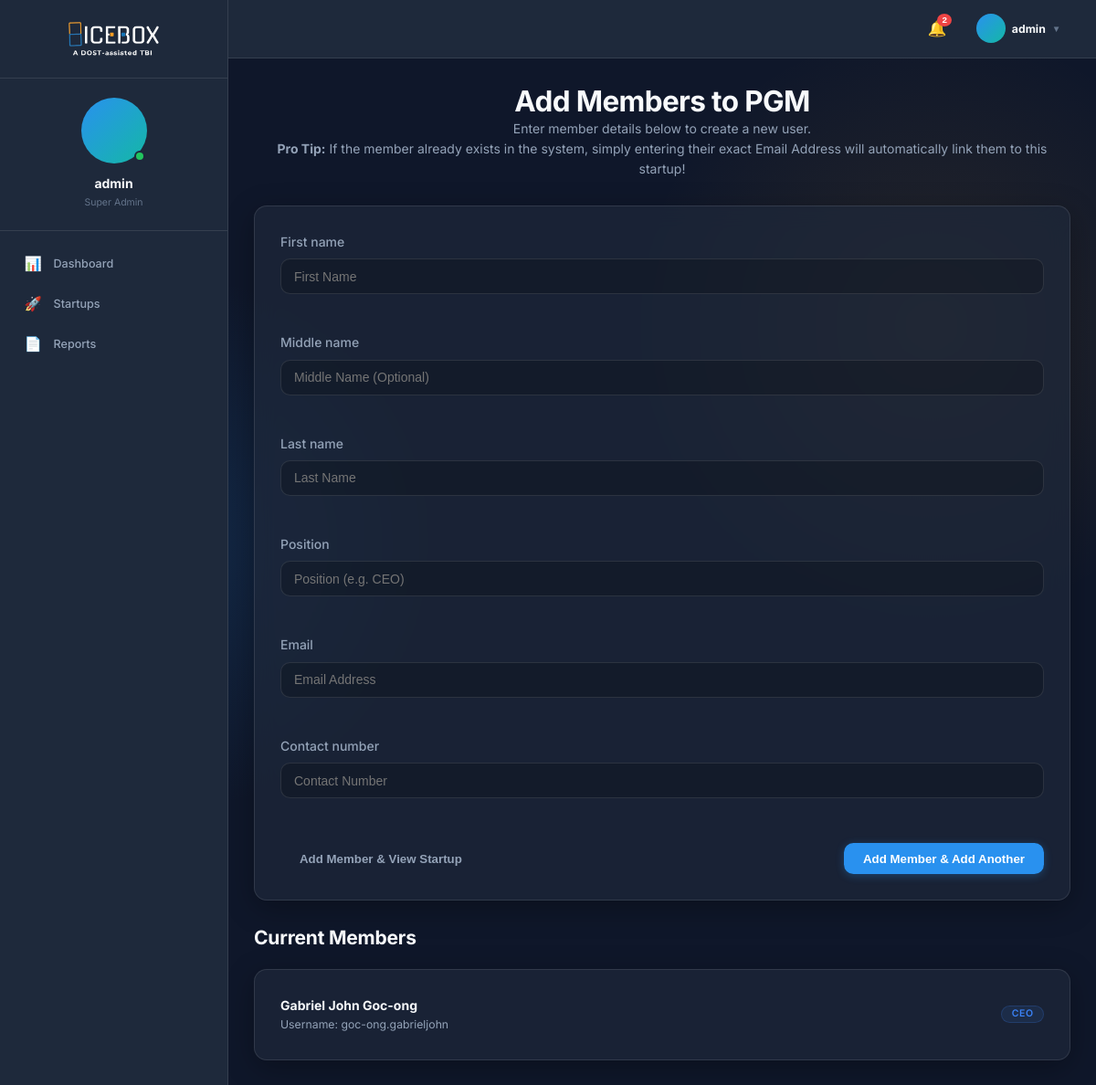
The page /startups/2/add-member/ (signed in) on the database its author committed.
### incubator/models.py (models this page shows, shortened)
class User(AbstractUser):
    ROLE_CHOICES = (
        ('super_admin', 'Super Admin'),
        ('admin', 'Admin'),
        ('incubatee', 'Incubatee'),
    )
    role = models.CharField(max_length=20, choices=ROLE_CHOICES, default='incubatee')
    middle_name = models.CharField(max_length=100, blank=True, null=True)
    contact_number = models.CharField(max_length=20, blank=True, null=True)
    profile_picture = models.ImageField(upload_to='profile_pictures/', blank=True, null=True)
    created_by = models.ForeignKey('self', on_delete=models.SET_NULL, null=True, blank=True)

class Startup(models.Model):
    name = models.CharField(max_length=200)
    description = models.TextField(blank=True, null=True)
    logo = models.ImageField(upload_to='startup_logos/', blank=True, null=True)
    owner = models.ForeignKey(User, on_delete=models.CASCADE, related_name='owned_startups')
    email = models.EmailField(max_length=120, blank=True, null=True)
    contact_number = models.CharField(max_length=20, blank=True, null=True)
    created_at = models.DateTimeField(default=timezone.now)
    cohort = models.ForeignKey(Cohort, on_delete=models.SET_NULL, null=True, blank=True, related_name='startups')
    members = models.ManyToManyField(User, through='StartupMember', related_name='startups')

class StartupMember(models.Model):
    startup = models.ForeignKey(Startup, on_delete=models.CASCADE)
    user = models.ForeignKey(User, on_delete=models.CASCADE)
    role = models.CharField(max_length=100, blank=True, null=True)  # e.g., CEO, CTO
    joined_at = models.DateTimeField(default=timezone.now)

### incubator/views.py (the view)
# urls.py: path('startups/<int:startup_id>/add-member/', views.add_member, name='add_member'),
@login_required
def add_member(request, startup_id):
    first_name = request.POST.get('first_name')
    middle_name = request.POST.get('middle_name')
    lastname = request.POST.get('last_name')
    email_exist = request.POST.get('email')
    number = request.POST.get('contact_number')
    if request.user.role not in ['admin', 'super_admin']:
        return redirect('dashboard')
    startup = get_object_or_404(Startup, id=startup_id)
    if request.method == 'POST':
        form = StartupMemberForm(request.POST)
        if form.is_valid():
            email_exist = form.cleaned_data['email']
            existing_user = User.objects.filter(email=email_exist).first()
            position = form.cleaned_data['position']
            if existing_user:
                if existing_user.role != 'incubatee':
                    messages.error(request, 'Cannot add an admin account as a startup member.')
                    return redirect('add_member', startup_id=startup.id)
                if StartupMember.objects.filter(startup=startup, user=existing_user).exists():
                    messages.error(request, 'This user is already a member of this startup.')
                    return redirect('add_member', startup_id=startup.id)
                StartupMember.objects.create(startup=startup, user=existing_user, role=position)
                messages.success(request, f'Existing member {existing_user.get_full_name() or existing_user.username} linked to {startup.name} successfully!')
                action = request.POST.get('action')
                if action == 'save_and_add_another':
                    return redirect('add_member', startup_id=startup.id)
                else:
                    return redirect('view_startup', startup_id=startup.id)
            first_name = form.cleaned_data.get('first_name')
            middle_name = form.cleaned_data.get('middle_name', '')
            last_name = form.cleaned_data.get('last_name')
            contact = form.cleaned_data.get('contact_number')
            email = form.cleaned_data.get('email')
            if not first_name or not last_name or not contact:
                messages.error(request, 'First Name, Last Name, and Contact Number are required to create a new user.')
                return redirect('add_member', startup_id=startup.id)
            if User.objects.filter(contact_number=contact).exists():
                messages.error(request, 'A user with this contact number already exists. Please use their registered email to link their account.')
                return redirect('add_member', startup_id=startup.id)
            base_username = f"{last_name.lower()}.{first_name.lower()}".replace(" ", "")
            username = base_username
            counter = 1
            while User.objects.filter(username=username).exists():
                username = f"{base_username}{counter}"
                counter += 1
            try:
                user = User.objects.create(
                    username=username,
                    email=email,
                    first_name=first_name,
                    last_name=last_name,
                    middle_name=middle_name,
                    contact_number=contact,
                    role='incubatee'
                )
                user.set_unusable_password()
                user.save()
                StartupMember.objects.create(
                    startup=startup,
                    user=user,
                    role=position
                )
                messages.success(request, f'Member {first_name} added! Username: {username}')
                if request.POST.get('action') == 'save_and_view':
                    return redirect('view_startup', startup_id=startup.id)
                return redirect('add_member', startup_id=startup.id)
            except Exception as e:
                messages.error(request, f"Error creating user: {e}")
    else:
        form = StartupMemberForm()
    return render(request, 'startups/add_member.html', {'form': form, 'startup': startup})

### templates/startups/add_member.html (shortened to what this page needs)
{% extends 'base.html' %}
{% block content %}
<div class="flex justify-center">
    <div class="w-full max-w-2xl">
        <div class="text-center mb-lg">
            <h1 class="heading-lg">Add Members to <span class="text-accent">{{ startup.name }}</span></h1>
            <p class="text-muted">Enter member details below to create a new user. <br><strong>Pro Tip:</strong> If the member already exists in the system, simply entering their exact Email Address will automatically link them to this startup!</p>
        </div>
        <div class="glass-card mb-lg">
            <form method="post">
                <div class="grid gap-md">
                    {% for field in form %}
                    <div class="form-group">
                        <label for="{{ field.id_for_label }}" class="form-label">{{ field.label }}</label>
                        {{ field }}
                    </div>
                    {% endfor %}
                </div>
                <div class="flex items-center justify-between gap-md mt-lg pt-md border-t border-glass">
                    <button type="submit" name="action" value="save_and_view" class="btn btn-ghost">Add Member & View Startup</button>
                    <button type="submit" name="action" value="save_and_add_another" class="btn btn-primary">Add Member & Add Another</button>
                </div>
            </form>
        </div>
        <div>
            <h3 class="heading-md mb-md">Current Members</h3>
            {% if startup.startupmember_set.exists %}
            <div class="grid gap-sm">
                {% for member in startup.startupmember_set.all %}
                <div class="glass-card p-sm flex justify-between items-center">
                    <div>
                        <strong class="block text-lg">{{ member.user.first_name }} {{ member.user.last_name }}</strong>
                        <div class="text-sm text-muted">Username: {{ member.user.username }}</div>
                    </div>
                    <span class="badge badge-info">{{ member.role }}</span>
                </div>
                {% endfor %}
            </div>
            {% else %}
            <p class="text-muted italic text-center py-md bg-glass-bg rounded-lg border border-glass">No members added
                yet.</p>
            {% endif %}
        </div>
    </div>
</div>
{% endblock %}

### templates/base.html (shortened to what this page needs)
{% load static %}
<!DOCTYPE html>
<html lang="en">
<head>
    <link rel="stylesheet" href="https://cdn.jsdelivr.net/npm/bootstrap-icons@1.11.3/font/bootstrap-icons.min.css">
    <link rel="stylesheet" href="{% static 'css/main.css' %}">
</head>
<body>
    {% if user.is_authenticated %}
    <div class="app-layout">
        <aside class="sidebar">
            <div class="sidebar-logo">
                <a href="{% url 'dashboard' %}">
                    <img src="{% static 'img/logo-dark-mode.png' %}" alt="Icebox Logo" class="logo-dark">
                </a>
            </div>
            <div class="sidebar-profile">
                {% if user.profile_picture %}
                    <img src="{{ user.profile_picture.url }}" alt="{{ user.username }}" class="sidebar-avatar" style="object-fit: cover;">
                {% else %}
                    <div class="sidebar-avatar">
                    </div>
                {% endif %}
                <div class="sidebar-username">{{ user.get_full_name|default:user.username }}</div>
                <div class="sidebar-role">{{ user.get_role_display }}</div>
            </div>
            <nav class="sidebar-nav">
                <a href="{% url 'dashboard' %}"
                    class="sidebar-link {% if request.resolver_match.url_name == 'dashboard' %}active{% endif %}">
                    <span class="sidebar-icon">📊</span> Dashboard
                </a>
                {% if user.role == 'admin' or user.role == 'super_admin' %}
                <a href="{% url 'startups_list' %}"
                    class="sidebar-link {% if request.resolver_match.url_name == 'startups_list' or request.resolver_match.url_name == 'add_startup' %}active{% endif %}">
                    <span class="sidebar-icon">🚀</span> Startups
                </a>
                <a href="{% url 'reports' %}"
                    class="sidebar-link {% if 'report' in request.resolver_match.url_name %}active{% endif %}">
                    <span class="sidebar-icon">📄</span> Reports
                </a>
                {% endif %}
            </nav>
        </aside>
        <div class="main-content">
            <div class="topbar">
                <div style="position: relative;">
                    <button id="notification-toggle" class="nav-icon" aria-label="Notifications">
                        🔔
                        {% if unread_notifications_count > 0 %}
                        <span class="badge">{{ unread_notifications_count }}</span>
                        {% endif %}
                    </button>
                </div>
                <div class="topbar-user" id="user-menu-toggle">
                    {% if user.profile_picture %}
                    <img src="{{ user.profile_picture.url }}" alt="{{ user.username }}" class="topbar-user-avatar"
                        style="object-fit: cover;">
                    {% else %}
                    <div class="topbar-user-avatar">
                    </div>
                    {% endif %}
                    <span class="text-sm font-bold" style="color: var(--text-primary);">{{ user.username }}</span>
                    <span style="font-size: 0.7rem; color: var(--text-tertiary);">▼</span>
                </div>
            </div>
            <div class="main-body">
                {% endif %}
                {% block content %}
                {% endblock %}
                {% if user.is_authenticated %}
            </div>
        </div>
    </div>
    {% endif %}
</body>
</html>

### rows shown on the page
User: get_full_name "admin", role "Super Admin", username "admin"
Startup: name "PGM"
StartupMember: user.first_name "Gabriel John", user.last_name "Goc-ong", user.username "goc-ong.gabrieljohn", role "CEO"

### other values the page prints
{{ unread_notifications_count }} "2"
{{ field.label }} "First name" "Middle name" "Last name" "Position" "Email" "Contact number"
